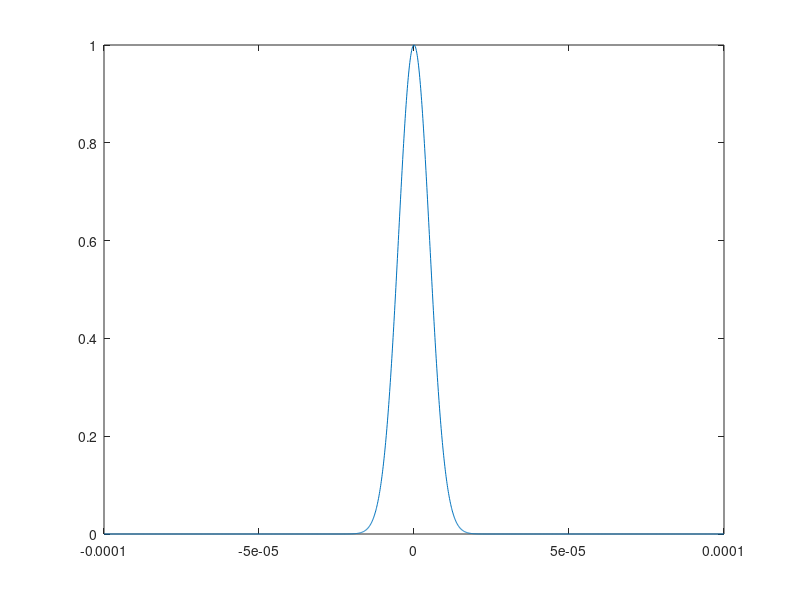

Reproduce this figure in MATLAB. (Note: this script raises an error after producing the figure.)
% Author: Madhu Veettikazhy
% Date:12 November 2018
% Gaussian beam (CW) electric field propagation from the 
% through fibre using Finite Difference Beam Propagation Method
% in 2D
% Reference: An assessment of FD BPM method - Youngchul Chung
% ***************************************************************************************************

%% User-specified general parameters
Nx = 2000;                                                          % x resolution
Ny = 1;                                                                % y resolution - set to 1 since 2D
Nz = 1000;                                                           % Number of z steps inside fibre
Lx = 200e-6;                                                        % [m] x side length
Lz = 1e-3;                                                            % [m] z propagation distance in fibre

lambda = 1e-6;                                                    % [m] Wavelength
w = 10e-6;                                                           % [m] Initial waist plane 1/e^2 radius of the gaussian beam

x_offset = 0;                                                        % [m] Offset in the gaussian beam in x direction

n_core =1.47;                                                      % [] Core refractive index
n_cladding = 1.47;                                              % [] Cladding refractive index
core_radius=10e-6;                                             % [m] Radius of fibre core

%% Initialisation of space and frequency grids
dx = Lx/Nx;
dz = Lz/Nz;

x = linspace(-Lx/2,Lx/2,Nx);
k_0 = 2*pi/lambda;                                              % [m^-1] Wavenumber

%% Initialisation of optical fibre parameters
n_0 = n_cladding;
n_fibre=ones(Nx,Ny)*n_core;
n_fibre(abs(x)> core_radius) = n_cladding;

%% Beam initialization
amplitude = exp(-(x-x_offset).^2/w^2);                       % Gaussian field amplitude
phase =  zeros(Ny,Nx);      %2.5e5.*(x);                      % Phase
E = amplitude.*exp(1i*phase);                                     % Electric field at z=0
% plot(x,abs(E).^2);

%% Absorber layer at boundaries
% Reference: Beam-propagation analysis of loss in bent optical waveguides and fibers
% J. Saijonmaa, D. Yevick
pix_x_a=round(Nx/2.5);
pix_x_b=round(Nx/30);
gamma=1/10;
absorb(pix_x_a:Nx-pix_x_a) = 1;
absorb(pix_x_b:pix_x_a) = (0.5*(1-cos((pi*((pix_x_b:pix_x_a)-pix_x_b)./(pix_x_a-pix_x_b))))).^gamma;
absorb(Nx-pix_x_a:Nx-pix_x_b) = (0.5*(1-cos(pi*((Nx-pix_x_a:Nx-pix_x_b)-(Nx-pix_x_b))./(pix_x_a-pix_x_b)))).^gamma;
absorb(1:pix_x_b) = 0;
absorb(Nx-pix_x_b:Nx) = 0;
% line(x, absorb.','Color','red', 'LineWidth', 1);    
absorb_column=absorb(:);

absorb_pseudo=absorb;                                      %absorb_pseudo is only for plotting purposes 
absorb_pseudo(pix_x_b:pix_x_a)=0;                  %to see the computational window  of interest in a rectangle
absorb_pseudo(Nx-pix_x_a:Nx-pix_x_b)=0;

%% Fibre propagation and plotting
delta_n_2 = n_fibre.^2-n_0^2;                              %delta_n^2 in the expression for FD BPM
delta_n_2_column = delta_n_2(:);                         %Converting from NxN square matrix to N^2x1 column matrix
E_column=E(:);                                                   %Converting 2D matrix into a column matrix
N=Nx*Ny;                                                            %N*N - size of sparse matrices

% Sparse matrix
a = dz/(2*dx^2);
b = dz/(dx^2) - (k_0^2*dz/2).*delta_n_2_column + (2*1i*k_0*n_0);
c = (-dz/(dx^2)) + (k_0^2*dz/2).*delta_n_2_column+ (2*1i*k_0*n_0);

M_i_lhs = sparse(1:N,1:N,b(1:N),N,N);
M_iMinus1 = sparse(2:N,1:N-1,a,N,N);
M_iPlus1 = sparse(1:N-1,2:N,a,N,N);
for i=Nx:Nx:N-Nx                                               %Dirichlet's boundary condition
    M_iMinus1(i+1,i)=0;
    M_iPlus1(i,i+1)=0;
end
M_lhs = -M_iMinus1+M_i_lhs-M_iPlus1;

M_i_rhs = sparse(1:N,1:N,c(1:N),N,N);
M_rhs = M_iMinus1+M_i_rhs+M_iPlus1;

figure(1);plot(x,abs(E').^2); 

%For plotting the diverged gaussian field from gaussian_Prop_2D.m
NxNy_ref = size(E_ref);
Nx_ref=NxNy_ref(1);
Nx_ref_start=round(Nx_ref/2)-round(Nx/2);
Nx_ref_end=round(Nx_ref/2)+round(Nx/2)-1;

for zidx = 1:Nz
    RHS = M_rhs*E_column;
    E_column = M_lhs\RHS;
    E_column=E_column.*absorb_column;
    E_2D = reshape(E_column, [Ny Nx]);
    
    plot(x,abs(E_2D').^2);                                                                                                      %Current field in blue
    title(['Intensity at z = ' num2str(zidx*dz,'%.1e') ' m']);
    axis([-Lx/2 Lx/2 0 1]);
    hold on;
    plot(x,abs(E_ref(Nx_ref_start:Nx_ref_end,:).').^2,'Color','green', 'LineWidth', 0.25);        %Reference field in green
    line(x, absorb.','Color','red', 'LineWidth', 1);                                                                      %Absorbed profile in red
    line(x, absorb_pseudo.','Color','yellow', 'LineWidth', 0.25);                                               %Computational window of interest in yellow
    hold off;
    drawnow;
end